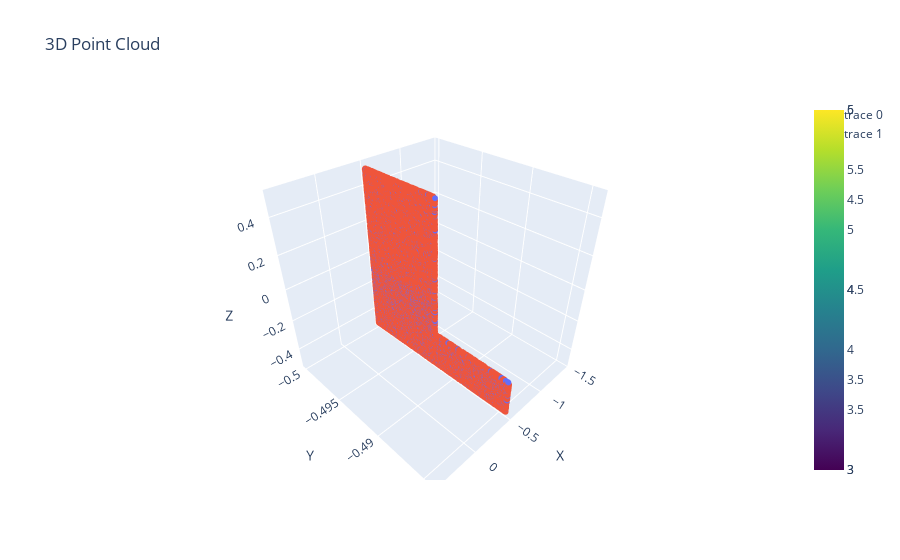

Source (notebook cell):
### Code cell
positions = np.stack((sample_df['origin_x'], sample_df['origin_y'], sample_df['origin_z']), axis=-1)
directions = np.stack((np.arctan2(sample_df['direction_y'], sample_df['direction_x']), np.arccos(sample_df['direction_z'])), axis=-1)

is_visible = sample_df['hit'].to_numpy().astype(bool)

# Create the 3D scatter plot
fig = go.Figure(data=[go.Scatter3d(
    x=positions[:, 0][is_visible],
    y=positions[:, 1][is_visible],
    z=positions[:, 2][is_visible],
    mode='markers',
    marker=dict(
        size=2,
        colorscale='Viridis',
        showscale=True
    )),
    go.Scatter3d(
    x=positions[:, 0][~is_visible],
    y=positions[:, 1][~is_visible],
    z=positions[:, 2][~is_visible],
    mode='markers',
    marker=dict(
        size=2,
        colorscale='Viridis',
        showscale=True
    )),
])

# Update layout
fig.update_layout(
    title='3D Point Cloud',
    scene=dict(
        xaxis_title='X',
        yaxis_title='Y',
        zaxis_title='Z'
    )
)

fig.show()

### Figure 1 — Plotly figure (JSON) as saved in the notebook; plotly's stock layout.template omitted (floating-point values rounded to 4 significant figures; data arrays with more than 128 entries replaced by an {"elided": "..."} marker saying what was removed)
{"data": [{"marker": {"colorscale": [[0, "#440154"], [0.1111, "#482878"], [0.2222, "#3e4989"], [0.3333, "#31688e"], [0.4444, "#26828e"], [0.5556, "#1f9e89"], [0.6667, "#35b779"], [0.7778, "#6ece58"], [0.8889, "#b5de2b"], [1, "#fde725"]], "showscale": true, "size": 2}, "mode": "markers", "type": "scatter3d", "x": {"elided": "13599 float values"}, "y": {"elided": "13599 float values"}, "z": {"elided": "13599 float values"}}, {"marker": {"colorscale": [[0, "#440154"], [0.1111, "#482878"], [0.2222, "#3e4989"], [0.3333, "#31688e"], [0.4444, "#26828e"], [0.5556, "#1f9e89"], [0.6667, "#35b779"], [0.7778, "#6ece58"], [0.8889, "#b5de2b"], [1, "#fde725"]], "showscale": true, "size": 2}, "mode": "markers", "type": "scatter3d", "x": {"elided": "86401 float values"}, "y": {"elided": "86401 float values"}, "z": {"elided": "86401 float values"}}], "layout": {"scene": {"xaxis": {"title": {"text": "X"}}, "yaxis": {"title": {"text": "Y"}}, "zaxis": {"title": {"text": "Z"}}}, "title": {"text": "3D Point Cloud"}}}
